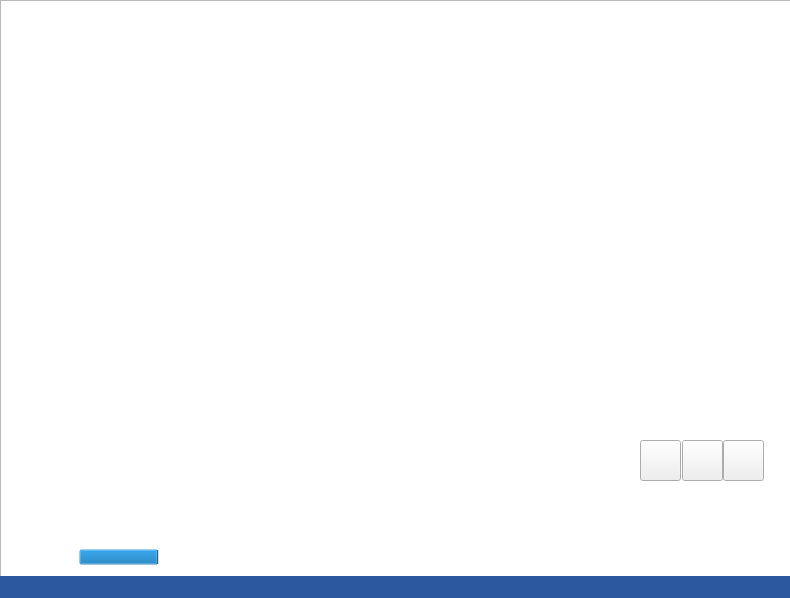
<?xml version="1.0" encoding="UTF-8"?>
<ui version="4.0">
 <class>LianLianKanClass</class>
 <widget class="QMainWindow" name="LianLianKanClass">
  <property name="windowModality">
   <enum>Qt::NonModal</enum>
  </property>
  <property name="geometry">
   <rect>
    <x>0</x>
    <y>0</y>
    <width>790</width>
    <height>598</height>
   </rect>
  </property>
  <property name="sizePolicy">
   <sizepolicy hsizetype="Fixed" vsizetype="Fixed">
    <horstretch>0</horstretch>
    <verstretch>0</verstretch>
   </sizepolicy>
  </property>
  <property name="windowTitle">
   <string>LianLianKan</string>
  </property>
  <property name="styleSheet">
   <string notr="true"/>
  </property>
  <property name="toolButtonStyle">
   <enum>Qt::ToolButtonIconOnly</enum>
  </property>
  <property name="unifiedTitleAndToolBarOnMac">
   <bool>false</bool>
  </property>
  <widget class="QWidget" name="centralWidget">
   <widget class="QGraphicsView" name="graphicsView">
    <property name="geometry">
     <rect>
      <x>0</x>
      <y>0</y>
      <width>801</width>
      <height>581</height>
     </rect>
    </property>
    <property name="styleSheet">
     <string notr="true">background-image: url(:/LianLianKan/Images/Background.jpg)</string>
    </property>
   </widget>
   <widget class="QPushButton" name="startButton">
    <property name="geometry">
     <rect>
      <x>620</x>
      <y>530</y>
      <width>81</width>
      <height>31</height>
     </rect>
    </property>
    <property name="styleSheet">
     <string notr="true">QPushButton { background: transparent; border: none;} 
QPushButton:hover { 
background-image: url(:/LianLianKan/Images/start.jpg);
background-repeat: no-repeat;
margin-top: -2px;
margin-left: -2px;
}
QPushButton:pressed{
background: transparent;
}
</string>
    </property>
    <property name="text">
     <string/>
    </property>
   </widget>
   <widget class="QPushButton" name="resortButton">
    <property name="geometry">
     <rect>
      <x>640</x>
      <y>160</y>
      <width>31</width>
      <height>31</height>
     </rect>
    </property>
    <property name="styleSheet">
     <string notr="true">QPushButton { background: transparent; border: none;} 
QPushButton:hover { 
background-image: url(:/LianLianKan/Images/Resort.png);
background-repeat: no-repeat;
margin-top: 4px;
margin-left: -2px;
}
QPushButton:pressed{
background: transparent;
}
</string>
    </property>
    <property name="text">
     <string/>
    </property>
   </widget>
   <widget class="QPushButton" name="navigateButton">
    <property name="geometry">
     <rect>
      <x>610</x>
      <y>160</y>
      <width>31</width>
      <height>31</height>
     </rect>
    </property>
    <property name="styleSheet">
     <string notr="true">QPushButton { background: transparent; border: none;} 
QPushButton:hover { 
background-image: url(:/LianLianKan/Images/Hint.png);
background-repeat: no-repeat;
margin-top: 4px;
margin-left: 5px;
}
QPushButton:pressed{
background: transparent;
}
</string>
    </property>
    <property name="text">
     <string/>
    </property>
   </widget>
   <widget class="QProgressBar" name="timeBar">
    <property name="geometry">
     <rect>
      <x>79</x>
      <y>549</y>
      <width>331</width>
      <height>16</height>
     </rect>
    </property>
    <property name="styleSheet">
     <string notr="true">QProgressBar {
border-width: 0px;
margin-left: -px;
margin-right: 0px;
margin-top: 0px;
margin-bottom: 0px;
background-color: transparent;
}

QProgressBar::chunk {
background: url(:/LianLianKan/Images/timebar.png);
margin-top: 1px;
margin-bottom: 1px;
}</string>
    </property>
    <property name="value">
     <number>24</number>
    </property>
    <property name="textVisible">
     <bool>false</bool>
    </property>
    <property name="orientation">
     <enum>Qt::Horizontal</enum>
    </property>
    <property name="invertedAppearance">
     <bool>false</bool>
    </property>
   </widget>
   <widget class="QLabel" name="remainBlock">
    <property name="geometry">
     <rect>
      <x>510</x>
      <y>548</y>
      <width>81</width>
      <height>16</height>
     </rect>
    </property>
    <property name="font">
     <font>
      <family>微软雅黑</family>
      <pointsize>11</pointsize>
     </font>
    </property>
    <property name="styleSheet">
     <string notr="true">color: rgb(255, 255, 255)</string>
    </property>
    <property name="text">
     <string>0</string>
    </property>
   </widget>
   <widget class="QLabel" name="userInfo">
    <property name="geometry">
     <rect>
      <x>630</x>
      <y>74</y>
      <width>141</width>
      <height>41</height>
     </rect>
    </property>
    <property name="font">
     <font>
      <family>微软雅黑</family>
     </font>
    </property>
    <property name="styleSheet">
     <string notr="true">color: white;</string>
    </property>
    <property name="text">
     <string>昵称：游客
分数：0</string>
    </property>
   </widget>
   <widget class="QPushButton" name="pauseButton">
    <property name="geometry">
     <rect>
      <x>700</x>
      <y>530</y>
      <width>91</width>
      <height>41</height>
     </rect>
    </property>
    <property name="styleSheet">
     <string notr="true">QPushButton { background: transparent; border: none;} 
QPushButton:hover { 
background-image: url(:/LianLianKan/Images/pause.png);
background-repeat: no-repeat;
margin-top: -4px;
margin-left: -4px;
}
QPushButton:pressed{
background: transparent;
}
</string>
    </property>
    <property name="text">
     <string/>
    </property>
   </widget>
   <widget class="QPushButton" name="hardButton">
    <property name="geometry">
     <rect>
      <x>640</x>
      <y>440</y>
      <width>41</width>
      <height>41</height>
     </rect>
    </property>
    <property name="styleSheet">
     <string notr="true">QPushButton { background: transparent; border: none;} 
QPushButton:hover { 

}
QPushButton:pressed{
background: transparent;
}
&lt;?xml version=&quot;1.0&quot; encoding=&quot;UTF-8&quot;?&gt;
&lt;ui version=&quot;4.0&quot;&gt;
 &lt;widget name=&quot;__qt_fake_top_level&quot;&gt;
  &lt;widget class=&quot;QPushButton&quot; name=&quot;resortButton&quot;&gt;
   &lt;property name=&quot;geometry&quot;&gt;
    &lt;rect&gt;
     &lt;x&gt;640&lt;/x&gt;
     &lt;y&gt;160&lt;/y&gt;
     &lt;width&gt;31&lt;/width&gt;
     &lt;height&gt;31&lt;/height&gt;
    &lt;/rect&gt;
   &lt;/property&gt;
   &lt;property name=&quot;styleSheet&quot;&gt;
    &lt;string notr=&quot;true&quot;&gt;QPushButton { background: transparent; border: none;} 
QPushButton:hover { 
background-image: url(:/LianLianKan/Images/Resort.png);
background-repeat: no-repeat;
margin-top: 4px;
margin-left: -2px;
}
QPushButton:pressed{
background: transparent;
}
&lt;/string&gt;
   &lt;/property&gt;
   &lt;property name=&quot;text&quot;&gt;
    &lt;string/&gt;
   &lt;/property&gt;
  &lt;/widget&gt;
 &lt;/widget&gt;
 &lt;resources/&gt;
&lt;/ui&gt;
</string>
    </property>
    <property name="text">
     <string/>
    </property>
   </widget>
   <widget class="QPushButton" name="normalButton">
    <property name="geometry">
     <rect>
      <x>682</x>
      <y>440</y>
      <width>41</width>
      <height>41</height>
     </rect>
    </property>
    <property name="styleSheet">
     <string notr="true">QPushButton { background: transparent; border: none;} 

QPushButton:pressed{
background: transparent;
}
&lt;?xml version=&quot;1.0&quot; encoding=&quot;UTF-8&quot;?&gt;
&lt;ui version=&quot;4.0&quot;&gt;
 &lt;widget name=&quot;__qt_fake_top_level&quot;&gt;
  &lt;widget class=&quot;QPushButton&quot; name=&quot;resortButton&quot;&gt;
   &lt;property name=&quot;geometry&quot;&gt;
    &lt;rect&gt;
     &lt;x&gt;640&lt;/x&gt;
     &lt;y&gt;160&lt;/y&gt;
     &lt;width&gt;31&lt;/width&gt;
     &lt;height&gt;31&lt;/height&gt;
    &lt;/rect&gt;
   &lt;/property&gt;
   &lt;property name=&quot;styleSheet&quot;&gt;
    &lt;string notr=&quot;true&quot;&gt;QPushButton { background: transparent; border: none;} 
QPushButton:hover { 
background-image: url(:/LianLianKan/Images/Resort.png);
background-repeat: no-repeat;
margin-top: 4px;
margin-left: -2px;
}
QPushButton:pressed{
background: transparent;
}
&lt;/string&gt;
   &lt;/property&gt;
   &lt;property name=&quot;text&quot;&gt;
    &lt;string/&gt;
   &lt;/property&gt;
  &lt;/widget&gt;
 &lt;/widget&gt;
 &lt;resources/&gt;
&lt;/ui&gt;
</string>
    </property>
    <property name="text">
     <string/>
    </property>
   </widget>
   <widget class="QPushButton" name="easyButton">
    <property name="geometry">
     <rect>
      <x>723</x>
      <y>440</y>
      <width>41</width>
      <height>41</height>
     </rect>
    </property>
    <property name="styleSheet">
     <string notr="true">QPushButton { background: transparent; border: none;} 
QPushButton:hover { 
}
QPushButton:pressed{
background: transparent;
}
&lt;?xml version=&quot;1.0&quot; encoding=&quot;UTF-8&quot;?&gt;
&lt;ui version=&quot;4.0&quot;&gt;
 &lt;widget name=&quot;__qt_fake_top_level&quot;&gt;
  &lt;widget class=&quot;QPushButton&quot; name=&quot;resortButton&quot;&gt;
   &lt;property name=&quot;geometry&quot;&gt;
    &lt;rect&gt;
     &lt;x&gt;640&lt;/x&gt;
     &lt;y&gt;160&lt;/y&gt;
     &lt;width&gt;31&lt;/width&gt;
     &lt;height&gt;31&lt;/height&gt;
    &lt;/rect&gt;
   &lt;/property&gt;
   &lt;property name=&quot;styleSheet&quot;&gt;
    &lt;string notr=&quot;true&quot;&gt;QPushButton { background: transparent; border: none;} 
QPushButton:hover { 
background-image: url(:/LianLianKan/Images/Resort.png);
background-repeat: no-repeat;
margin-top: 4px;
margin-left: -2px;
}
QPushButton:pressed{
background: transparent;
}
&lt;/string&gt;
   &lt;/property&gt;
   &lt;property name=&quot;text&quot;&gt;
    &lt;string/&gt;
   &lt;/property&gt;
  &lt;/widget&gt;
 &lt;/widget&gt;
 &lt;resources/&gt;
&lt;/ui&gt;
</string>
    </property>
    <property name="text">
     <string/>
    </property>
   </widget>
   <widget class="QPushButton" name="versusButton">
    <property name="geometry">
     <rect>
      <x>700</x>
      <y>490</y>
      <width>91</width>
      <height>41</height>
     </rect>
    </property>
    <property name="styleSheet">
     <string notr="true">QPushButton { background: transparent; border: none;} 
QPushButton:hover { 
background-image: url(:/LianLianKan/Images/versus.png);
background-repeat: no-repeat;
margin-top: -4px;
margin-left: -4px;
}
QPushButton:pressed{
background: transparent;
}
</string>
    </property>
    <property name="text">
     <string/>
    </property>
   </widget>
   <widget class="QLabel" name="opponentState">
    <property name="geometry">
     <rect>
      <x>10</x>
      <y>10</y>
      <width>111</width>
      <height>131</height>
     </rect>
    </property>
    <property name="styleSheet">
     <string notr="true">background-image: url(:/LianLianKan/Images/opponent.png);
color: white;</string>
    </property>
    <property name="text">
     <string/>
    </property>
    <property name="alignment">
     <set>Qt::AlignCenter</set>
    </property>
   </widget>
  </widget>
  <widget class="QStatusBar" name="statusBar">
   <property name="styleSheet">
    <string notr="true">background-color: rgb(44, 88, 160);
color: white;</string>
   </property>
  </widget>
 </widget>
 <layoutdefault spacing="6" margin="11"/>
 <resources>
  <include location="LianLianKan.qrc"/>
 </resources>
 <connections/>
</ui>
